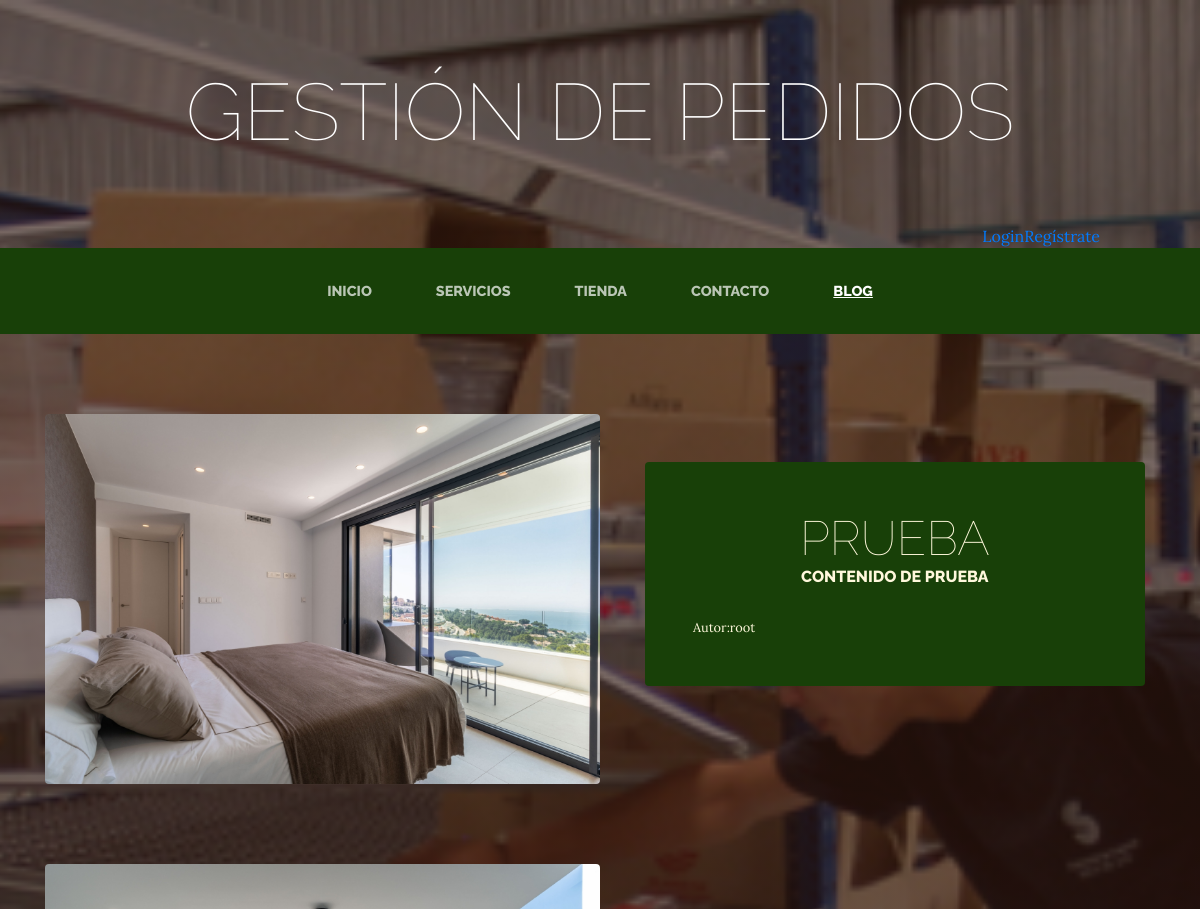
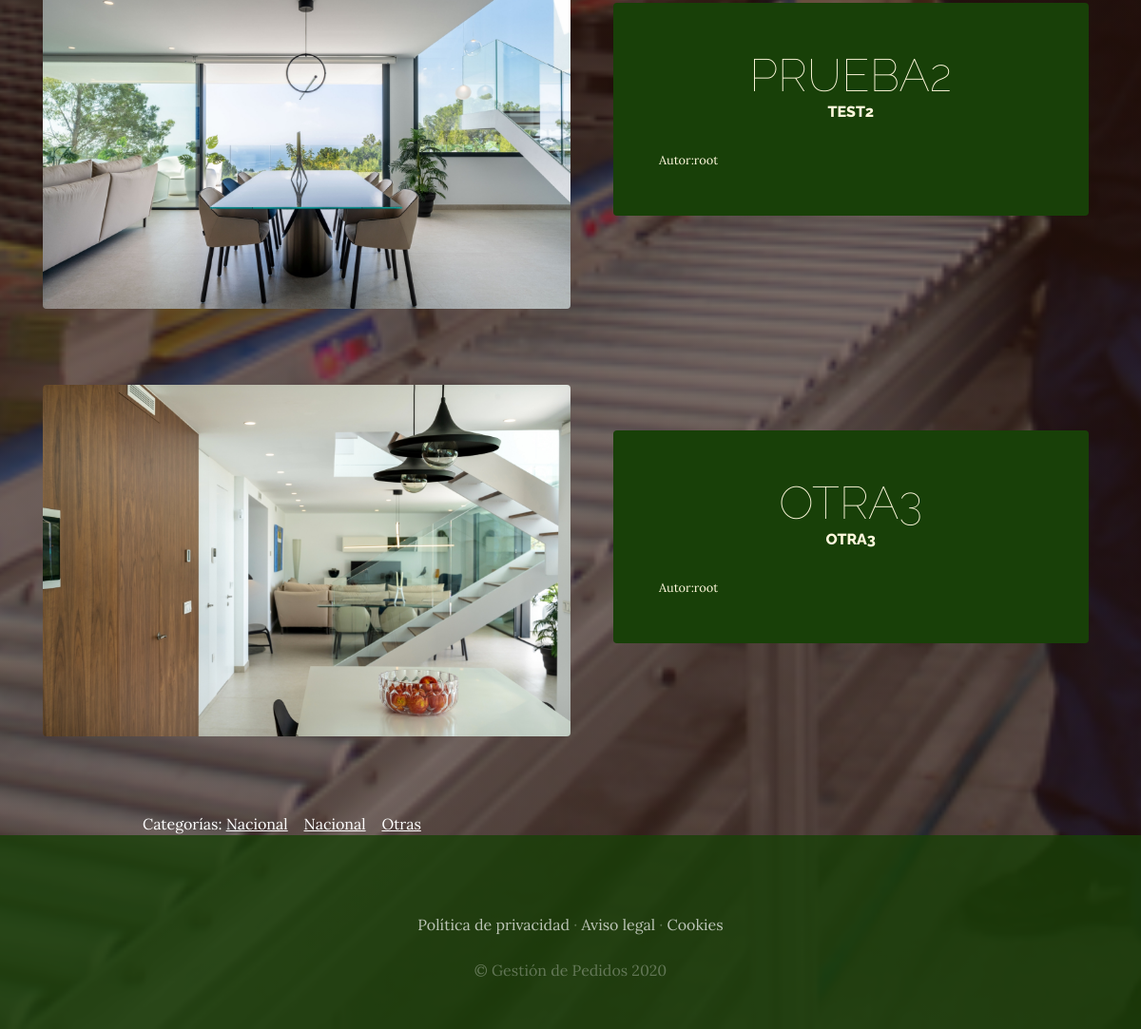
Screenshot of /blog/ with the database file from the repository (2 pictures, top to bottom).
### blog/models.py (models this page shows, shortened)
class Post(models.Model):
    titulo = models.CharField(max_length=50)
    contenido =  models.CharField(max_length=50)
    imagen = models.ImageField(upload_to='blog', null= True, blank=True)
    autor=models.ForeignKey(User,on_delete=models.CASCADE)
    categoria=models.ManyToManyField(Categoria)
    created = models.DateTimeField(auto_now_add=True)
    updated = models.DateTimeField(auto_now_add=True)
    class Meta:
        verbose_name='post'
        verbose_name_plural='posts'

class Categoria(models.Model):
    nombre = models.CharField(max_length=50)
    created = models.DateTimeField(auto_now_add=True)
    updated = models.DateTimeField(auto_now_add=True)
    class Meta:
        verbose_name='categoria'
        verbose_name_plural='categorias'

### blog/views.py (the view)
# urls.py: path('blog/',include('blog.urls')),
def blog(request):
    posts=Post.objects.all()
    return render(request,"blog/blog.html",{"posts":posts})

### carro/context_processor.py (called while the page is built)
def importe_total_carro(request):
    total=0
    if request.user.is_authenticated:
       for key, value in request.session["carro"].items():
         total=total+(float(value["precio"]))
    else:
        total ="debes hacer lógin o registrarte"
    return {"importe_total_carro":total}

### blog/templates/blog/blog.html
{% extends "ProyectoWebApp/base.html" %}
{% load static %}
{% block content %}
    {% for post in posts %}
 <section class="page-section clearfix">
    <div class="container">
      <div class="intro">
        <img class="intro-img img-fluid mb-3 mb-lg-0 rounded" src="{{post.imagen.url}}" alt="" style="width:50%;">
        <div class="intro-text left-0 text-center bg-faded p-5 rounded">
          <h2 class="section-heading mb-4" >
            <span class="section-heading-lower">{{post.titulo}}</span>
            <span class="section-heading-upper">{{post.contenido}}</span>
          </h2>
          <div style="text-align:left; font-size:0.8em;">
            Autor:{{post.autor}}
        </div>
        </div>
      </div>
    </div>
  </section>
    {% endfor %}
    <section>
                <div  style="width:75%; margin:auto; text-align: left;color:white;">
                    Categorías:
                    {% for post in posts %}
                        {% for categoria in post.categoria.all %}
                             <a  href="{% url 'categoria' categoria.id %}" class="linksCategorias">{{categoria.nombre}}</a>&nbsp;&nbsp;&nbsp;
                        {% endfor %}
                    {% endfor %}
                </div>
    </section>
{% endblock %}

### ProyectoWebApp/templates/ProyectoWebApp/base.html (shortened to what this page needs)
<html>
<head>
    {% load static %}
    <link href="{% static 'ProyectoWebApp/vendor/bootstrap/css/bootstrap.min.css'%}" rel="stylesheet">
    <link href="{% static 'ProyectoWebApp/css/gestion.css' %}" rel="stylesheet">
</head>
<body>
    <h1 class="site-heading text-center text-white d-none d-lg-block">
        <span class="site-heading-lower">Gestión de Pedidos</span>
      </h1>
      <div style="color: white; text-align: right; margin-right: 100px;">
      {% if user.is_authenticated %}
        Hola {{user.username}}| <a href="{% url 'cerrar_sesion' %}" style="color:white">Cerrar sesión</a>
      {% else %}
        <a href="{% url 'logear' %}">Login</a><a href="{% url 'Autenticacion' %}">Regístrate</a>
      {% endif  %}
      </div>
 <nav class="navbar navbar-expand-lg navbar-dark py-lg-4" id="mainNav">
    <div class="container">
      <div class="collapse navbar-collapse" id="navbarResponsive">
        <ul class="navbar-nav mx-auto">
          <li class="nav-item {% if request.path == '/' %}active {% endif %}px-lg-4">
            <a class="nav-link text-uppercase text-expanded" href="{% url 'Home' %}">Inicio</a>
          </li>
          <li class="nav-item {% if request.path == '/servicios/' %}active {% endif %}px-lg-4">
            <a class="nav-link text-uppercase text-expanded" href="{% url 'Servicios' %}">Servicios</a>
          </li>
          <li class="nav-item {% if request.path == '/tienda/' %}active {% endif %}px-lg-4">
            <a class="nav-link text-uppercase text-expanded" href="{% url 'Tienda' %}">Tienda</a>
          </li>
          <li class="nav-item {% if request.path == '/contacto/' %}active {% endif %}px-lg-4">
            <a class="nav-link text-uppercase text-expanded" href="{% url 'Contacto' %}">Contacto</a>
          </li>
          <li class="nav-item {% if request.path|slice:':6' == '/blog/' %}active {% endif %}px-lg-4">
            <a class="nav-link text-uppercase text-expanded" href="{% url 'Blog' %}">Blog</a>
          </li>
        </ul>
      </div>
    </div>
  </nav>
  {% block content %}
  {% endblock %}
    <footer class="footer text-faded text-center py-5">
      <div class="container">
        <p class="m-0 mbt">
        	<a href="sample.html" class="link">Política de privacidad</a> ·
        	<a href="sample.html" class="link">Aviso legal</a> ·
        	<a href="sample.html" class="link">Cookies</a>
		</p>
        <p class="m-0 mbt1">&copy; Gestión de Pedidos 2020</p>
      </div>
	</footer>
</body>
</html>

### ProyectoWebApp/static/ProyectoWebApp/css/gestion.css (style rules this page uses)
body { font-family: 'Lora'; background: linear-gradient(rgba(47, 23, 15, 0.65), rgba(47, 23, 15, 0.65)), url("../img/bg_main.jpg"); background-attachment: fixed; background-position: center; background-size: cover; }
h1, h2, h3, h4, h5, h6 { font-family: 'Raleway'; }
p { line-height: 1.75; }
.text-faded { color: rgba(255, 255, 255, 0.3); }
.site-heading { margin-top: 5rem; margin-bottom: 5rem; text-transform: uppercase; line-height: 1; font-family: 'Raleway'; }
.site-heading .site-heading-lower { font-size: 5rem; font-weight: 100; line-height: 4rem; }
.page-section { margin-top: 5rem; margin-bottom: 5rem; }
.section-heading { text-transform: uppercase; }
.section-heading .section-heading-upper { display: block; font-size: 1rem; font-weight: 800; padding-bottom:.5rem; }
.section-heading .section-heading-lower { display: block; font-size: 3rem; font-weight: 100; }
.bg-faded { background-color: rgba(255, 255, 255, 0.85); }
#mainNav { background-color: rgba(24, 64, 8); font-family: 'Raleway'; }
#mainNav .navbar-nav .nav-item .nav-link { color: rgba(255, 255, 255, 0.7); font-weight: 800; }
#mainNav .navbar-nav .nav-item.active .nav-link { color: #ffffff; text-decoration: underline; }
@media (min-width: 992px) { #mainNav .navbar-nav .nav-item .nav-link { font-size: 0.9rem; } }
.intro { position: relative; }
@media (min-width: 992px) { .intro .intro-img { width: 75%; float: left; } }
@media (min-width: 992px) { .intro .intro-text { left: 600; width: 60%; margin-top: 3rem; background-color: rgba(24, 64, 8); color: cornsilk; position: absolute; } }
@media (min-width: 1200px) { .intro .intro-text { width: 45%; } }
.footer { background-color: rgba(24, 64, 8, 0.8); }
.mbt { padding-top: 2rem; }
.mbt1 { padding-top: 1.25rem; }
a.link { color: rgba(255, 255, 255, 0.7); }
.linksCategorias { color: white !important; text-decoration:underline; }

### rows the page displays
Post: imagen (picture), titulo "PRUEBA", contenido "CONTENIDO DE PRUEBA", autor "root"
Post: imagen (picture), titulo "PRUEBA2", contenido "TEST2", autor "root"
Post: imagen (picture), titulo "OTRA3", contenido "OTRA3", autor "root"
Categoria: nombre "Nacional"
Categoria: nombre "Otras"
